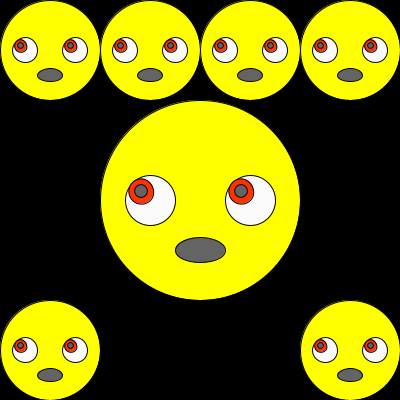
Frame 1 (no input)
Frame 60 (the mouse pressed at the canvas centre just before this capture): identical to frame 1, image omitted
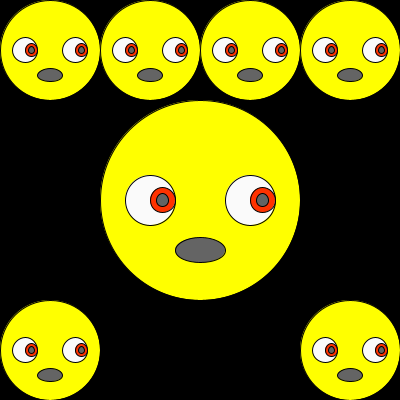
Frame 120 (the mouse held since frame 60 and released just before this capture)

The Processing sketch that drew these frames (run headless with seeded random() and noise(); from frame 60 on, the mouse is pressed at the canvas centre):

// Processing sketch: ojosLocosConAtan2
// ── ojosLocosConAtan2.pde
float ang;
int boca;
void setup() {
  size(400, 400);
}
void draw() {
  background(0);

  ang = atan2(mouseY-height/2, mouseX-width/2); //
  cara(width/2, height/2, 200, ang);
  cara(350, 350, 100, ang);
  cara(50, 350, 100, ang);
  for (int i=0; i<4; i++) {
    cara(50+i*100, 50, 100, ang);
  }
}
void cara(float x, float y, float tam, float angulo) {

  fill(255, 255, 0);
  ellipse(x, y, tam, tam);
  ojo(x-tam/4, y, tam/4, angulo);
  ojo(x+tam/4, y, tam/4, angulo);
  fill(100);
  ellipse(x, y+tam/4, tam/4, tam/8);
}

void ojo(float x, float y, float tam, float ang) {

  fill(250);
  ellipse(x, y, tam, tam);

  push();
  translate(x, y);

  rotate(ang);
  fill(255, 50, 0);
  ellipse(tam/4, 0, tam/2, tam/2);
  fill(100);
  ellipse(tam/4, 0, tam/4, tam/4);

  pop();
}
